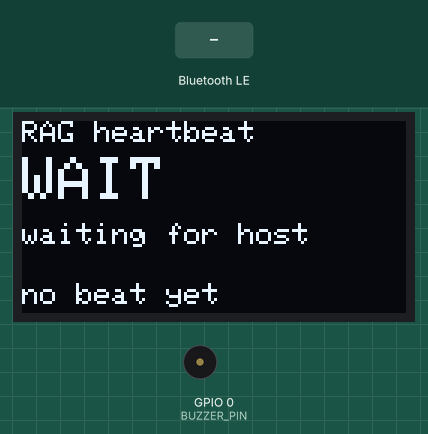
Bench run of a sketch on a simulated ESP32-C3. Parts: 128×64 one-colour display, buzzer (waves = sounding, pin HIGH). The test bench sets the inputs (shaded band). Nothing arrives over Bluetooth unless stated; a phone connects over Bluetooth LE 3 s after start.

Above: at 0.48 s.
1.3 s: Bluetooth LE write "DOWN" received
At 2.0 s:
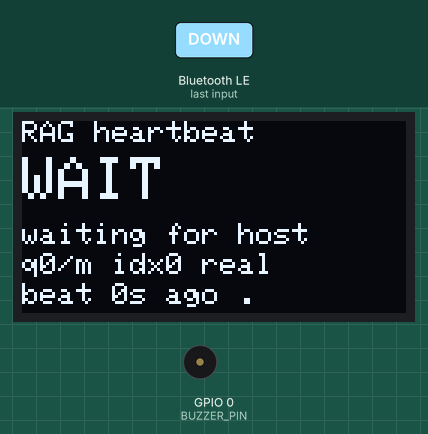
At 5.1 s:
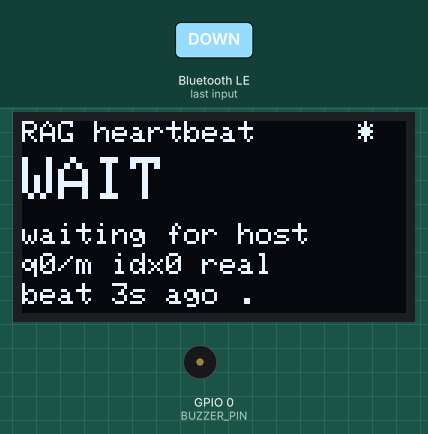
Timing chart, 0 to 18.0 s (numbered marks = the images above; inputs shaded):
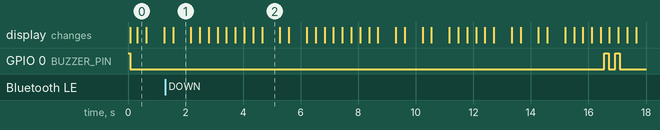

Measured:
- after the input at 1.3 s, GPIO 0 (BUZZER_PIN): alternates HIGH for 0.17 s and LOW for 0.22 s, 4 changes in all, then stays LOW, starting after 15.2 s; the display: changes after 0.26 s (image 1)

The sketch:

esp32c3_heartbeat.ino
```cpp
/*
 * RAG heartbeat monitor - ESP32-C3 + SSD1306 OLED + buzzer
 *
 * It is a BLE peripheral. A PC-side script (scripts/heartbeat_server.py)
 * connects to it and writes one status line whenever it polls the RAG
 * service. The board renders the line on the OLED and beeps when the
 * service goes down.
 *
 * Protocol: one UTF-8 line of key=value pairs separated by ';'
 *   state=OK;lat=123;qpm=4;chunks=90;mock=0;msg=optional text
 *   state is one of OK / WARN / DOWN
 *
 * Wiring (ESP32-C3 SuperMini / DevKitM-1):
 *   OLED VCC -> 3V3      OLED GND -> GND
 *   OLED SDA -> GPIO8    OLED SCL -> GPIO9      (I2C address 0x3C)
 *   Buzzer   -> see BUZZER_* below
 *
 * BUZZER WIRING NOTE
 *   Your buzzer has its GND plugged into the pin labelled 0 / IO0 / D0,
 *   i.e. GPIO0, with its + on 3V3. That works with BUZZER_ACTIVE_LOW=1:
 *   GPIO0 idles HIGH (silent), a beep pulls it LOW. GPIO0 is also the
 *   boot-mode strapping pin, so if flashing ever fails or the board refuses
 *   to start, unplug the buzzer from IO0, flash, then plug it back. Moving
 *   the buzzer to GPIO3 or GPIO10 with GND on a real GND pin is cleaner -
 *   then set BUZZER_ACTIVE_LOW=0.
 */

#include <Wire.h>
#include <Adafruit_GFX.h>
#include <Adafruit_SSD1306.h>
#include <BLEDevice.h>
#include <BLEServer.h>
#include <BLEUtils.h>
#include <BLE2902.h>

// ------------------------------- wiring ----------------------------------
#define I2C_SDA 8
#define I2C_SCL 9
#define OLED_ADDR 0x3C
#define BUZZER_PIN 0
#define BUZZER_ACTIVE_LOW 1

// ------------------------------ protocol ---------------------------------
#define NUS_SERVICE_UUID "6E400001-B5A3-F393-E0A9-E50E24DCCA9E"
#define NUS_RX_UUID "6E400002-B5A3-F393-E0A9-E50E24DCCA9E"  // PC -> board (write)
#define NUS_TX_UUID "6E400003-B5A3-F393-E0A9-E50E24DCCA9E"  // board -> PC (notify)
#define BLE_NAME "RAG-HB"

// A status line older than this means the PC stopped talking to us.
#define LOST_MS 15000UL
// While the service is down, remind every N ms.
#define REMIND_MS 20000UL

Adafruit_SSD1306 display(128, 64, &Wire, -1);

BLEServer *server = nullptr;
BLECharacteristic *txChar = nullptr;
bool clientConnected = false;

// --------------------------- status received -----------------------------
String stateText = "WAIT";  // OK / WARN / DOWN
int latencyMs = 0;
int qpm = 0;
int chunks = 0;
int mock = 0;
String message = "";
unsigned long lastLineMs = 0;
bool haveLine = false;

// ------------------------------ buzzer -----------------------------------
struct BeepPlan {
  int count = 0;
  int onMs = 0;
  int offMs = 0;
  unsigned long nextAt = 0;
  bool sounding = false;
} beep;

void buzzerOff() { digitalWrite(BUZZER_PIN, BUZZER_ACTIVE_LOW ? HIGH : LOW); }
void buzzerOn() { digitalWrite(BUZZER_PIN, BUZZER_ACTIVE_LOW ? LOW : HIGH); }

// Beeps `count` times: onMs sounding, offMs silence between them.
void beepPattern(int count, int onMs, int offMs) {
  beep.count = count > 0 ? count * 2 - 1 : 0;
  beep.onMs = onMs;
  beep.offMs = offMs;
  beep.nextAt = millis();
  beep.sounding = false;
}

void serviceBuzzer() {
  if (beep.count <= 0) return;
  unsigned long now = millis();
  if (now < beep.nextAt) return;
  if (!beep.sounding) {
    buzzerOn();
    beep.sounding = true;
    beep.count--;
    beep.nextAt = now + beep.onMs;
  } else {
    buzzerOff();
    beep.sounding = false;
    beep.count--;
    beep.nextAt = now + beep.offMs;
  }
}

// ------------------------------ helpers ----------------------------------
const char *effectiveState() {
  if (!haveLine) return "WAIT";
  if (millis() - lastLineMs > LOST_MS) return "LOST";
  return stateText.c_str();
}

bool isBadState(const char *s) {
  return (strcmp(s, "DOWN") == 0) || (strcmp(s, "LOST") == 0);
}

void applyState(const char *next, const char *prev) {
  if (strcmp(next, prev) == 0) return;
  if (isBadState(next)) {
    beepPattern(3, 220, 160);
  } else if (isBadState(prev)) {
    beepPattern(2, 90, 70);
  } else if (strcmp(next, "WARN") == 0) {
    beepPattern(1, 120, 0);
  }
}

void parseLine(const String &line) {
  char prev[8];
  strncpy(prev, effectiveState(), sizeof(prev) - 1);
  prev[sizeof(prev) - 1] = '\0';

  int i = 0;
  while (i < (int)line.length()) {
    int j = line.indexOf(';', i);
    if (j < 0) j = line.length();
    String kv = line.substring(i, j);
    kv.trim();
    int eq = kv.indexOf('=');
    if (eq > 0) {
      String k = kv.substring(0, eq);
      String v = kv.substring(eq + 1);
      k.trim();
      if (k == "state") {
        v.toUpperCase();
        if (v == "OK" || v == "WARN" || v == "DOWN") stateText = v;
      } else if (k == "lat") {
        latencyMs = v.toInt();
      } else if (k == "qpm") {
        qpm = v.toInt();
      } else if (k == "chunks") {
        chunks = v.toInt();
      } else if (k == "mock") {
        mock = v.toInt();
      } else if (k == "msg") {
        message = v;
      }
    }
    i = j + 1;
  }
  lastLineMs = millis();
  haveLine = true;
  applyState(effectiveState(), prev);
}

// ------------------------------- BLE -------------------------------------
class ServerCallbacks : public BLEServerCallbacks {
  void onConnect(BLEServer *s) override {
    clientConnected = true;
    beepPattern(1, 60, 0);
  }
  void onDisconnect(BLEServer *s) override {
    clientConnected = false;
    BLEDevice::startAdvertising();
  }
};

class RxCallbacks : public BLECharacteristicCallbacks {
  void onWrite(BLECharacteristic *c) override {
    String value = c->getValue().c_str();
    value.trim();
    if (value.length() == 0) return;
    parseLine(value);
  }
};

// ------------------------------ display ----------------------------------
void drawScreen() {
  const char *st = effectiveState();
  unsigned long ageS = haveLine ? (millis() - lastLineMs) / 1000UL : 999UL;

  display.clearDisplay();
  display.setTextColor(SSD1306_WHITE);

  display.setTextSize(1);
  display.setCursor(0, 0);
  display.print("RAG heartbeat");
  if (clientConnected) {
    display.setCursor(112, 0);
    display.print("*");
  }

  display.setTextSize(2);
  display.setCursor(0, 12);
  display.print(st);

  display.setTextSize(1);
  display.setCursor(0, 34);
  if (strcmp(st, "WAIT") == 0) {
    display.print("waiting for host");
  } else if (strcmp(st, "LOST") == 0) {
    display.print("no data from PC");
  } else {
    char buf[24];
    snprintf(buf, sizeof(buf), "lat %d ms", latencyMs);
    display.print(buf);
  }

  display.setCursor(0, 44);
  if (haveLine) {
    char buf[40];
    snprintf(buf, sizeof(buf), "q%d/m idx%d %s", qpm, chunks, mock ? "MOCK" : "real");
    display.print(buf);
  }

  display.setCursor(0, 54);
  char foot[28];
  if (haveLine) {
    snprintf(foot, sizeof(foot), "beat %lus ago %s", ageS, ((millis() / 500) % 2) ? "." : " ");
  } else {
    snprintf(foot, sizeof(foot), "no beat yet %s", ((millis() / 500) % 2) ? "." : " ");
  }
  display.print(foot);

  if (message.length() > 0 && strcmp(st, "OK") != 0) {
    display.setCursor(0, 26);
    display.print(message.substring(0, 21));
  }

  display.display();
}

// ------------------------------- setup -----------------------------------
void setup() {
  pinMode(BUZZER_PIN, OUTPUT);
  buzzerOff();

  Wire.begin(I2C_SDA, I2C_SCL);
  if (!display.begin(SSD1306_SWITCHCAPVCC, OLED_ADDR)) {
    // No OLED: still beep so the board is not silently dead.
    for (int i = 0; i < 6; i++) {
      buzzerOn();
      delay(120);
      buzzerOff();
      delay(120);
    }
  }
  display.clearDisplay();
  display.setTextColor(SSD1306_WHITE);
  display.setTextSize(1);
  display.setCursor(0, 0);
  display.print("RAG heartbeat");
  display.setCursor(0, 16);
  display.print("starting BLE...");
  display.display();

  BLEDevice::init(BLE_NAME);
  server = BLEDevice::createServer();
  server->setCallbacks(new ServerCallbacks());

  BLEService *svc = server->createService(NUS_SERVICE_UUID);
  BLECharacteristic *rx = svc->createCharacteristic(
      NUS_RX_UUID, BLECharacteristic::PROPERTY_WRITE | BLECharacteristic::PROPERTY_WRITE_NR);
  rx->setCallbacks(new RxCallbacks());

  txChar = svc->createCharacteristic(NUS_TX_UUID, BLECharacteristic::PROPERTY_NOTIFY);
  txChar->addDescriptor(new BLE2902());

  svc->start();

  BLEAdvertising *adv = BLEDevice::getAdvertising();
  adv->addServiceUUID(NUS_SERVICE_UUID);
  adv->setScanResponse(true);
  adv->setMinPreferred(0x06);
  BLEDevice::startAdvertising();

  display.setCursor(0, 32);
  display.print("advertising as " BLE_NAME);
  display.display();
  beepPattern(1, 80, 0);
}

// -------------------------------- loop -----------------------------------
unsigned long lastDraw = 0;
const char *lastState = "WAIT";

void loop() {
  serviceBuzzer();

  // Transitions that happen without a new packet (LOST, and recovery).
  const char *cur = effectiveState();
  if (strcmp(cur, lastState) != 0) {
    if (isBadState(cur) || strcmp(cur, "OK") == 0) {
      applyState(cur, lastState);
    }
    lastState = cur;
  }

  static unsigned long lastRemind = 0;
  if (isBadState(cur)) {
    if (millis() - lastRemind > REMIND_MS) {
      lastRemind = millis();
      beepPattern(1, 150, 0);
    }
  } else {
    lastRemind = millis();
  }

  if (millis() - lastDraw > 300) {
    lastDraw = millis();
    drawScreen();
  }
  delay(10);
}
```
